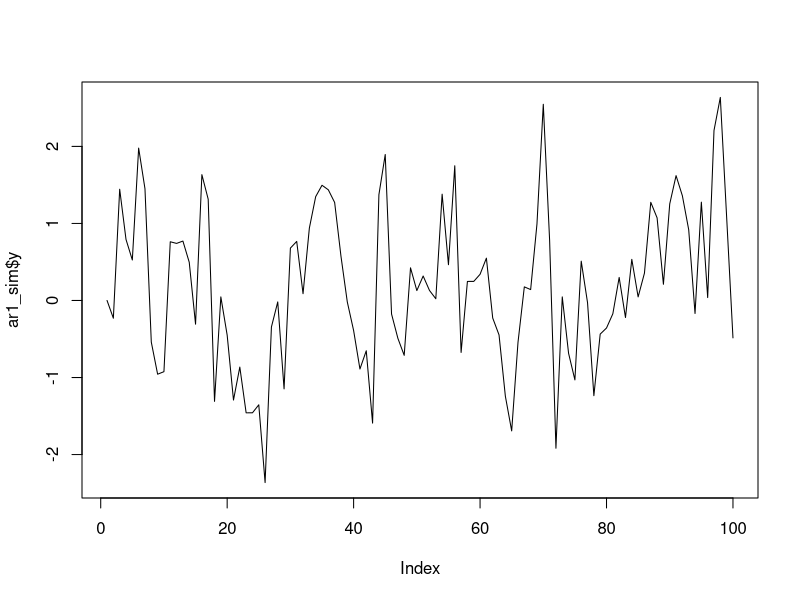
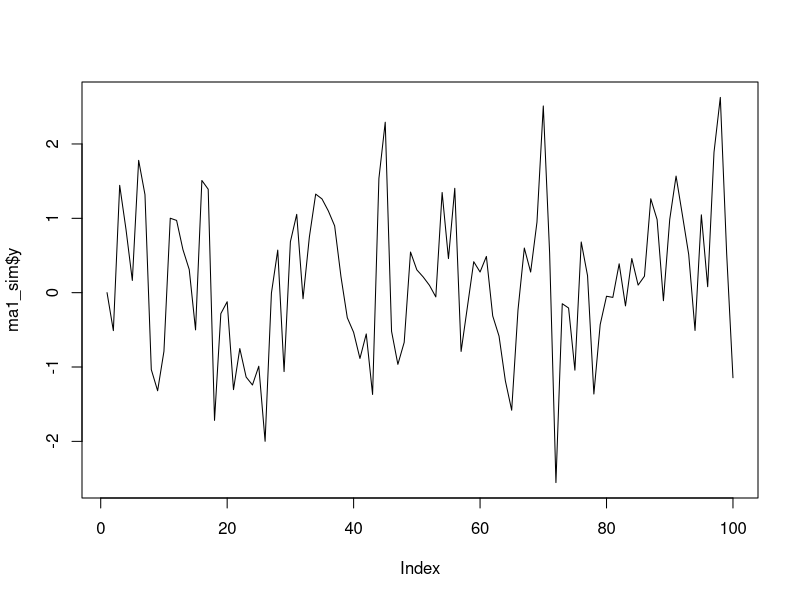
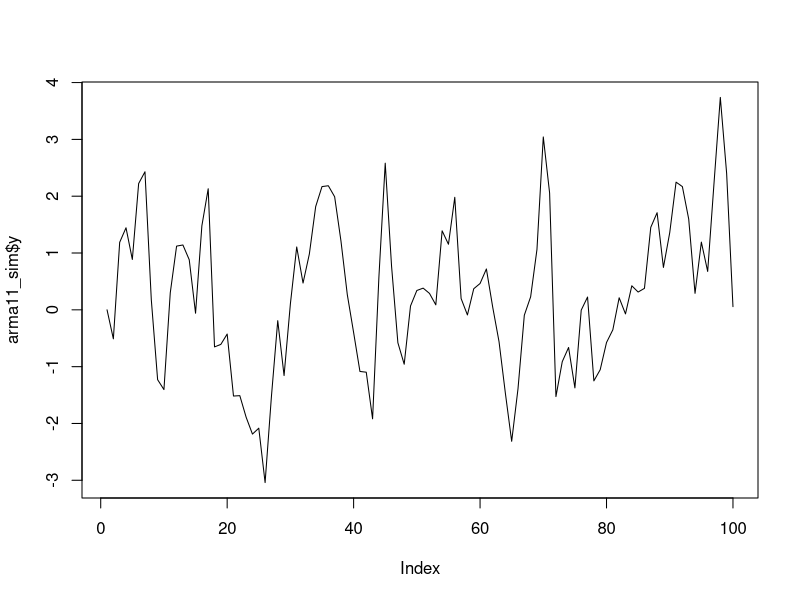

These figures' R source, in order:

# pacotes utilzados
library(tidyverse)

# simular dados de um modelo de regressão linear múltipla
# com 3 variáveis explicativas
set.seed(123)
n <- 100
x1 <- rnorm(n)
x2 <- rnorm(n)
x3 <- rnorm(n)
y <- 1 + 2 * x1 + 3 * x2 + 4 * x3 + rnorm(n)
dados_sim <- tibble(y, x1, x2, x3)

# simular um processo AR(1)
set.seed(123)
n <- 100
phi <- 0.5
e <- rnorm(n)
y <- rep(0, n)
for (i in 2:n) {
  y[i] <- phi * y[i - 1] + e[i]
}
ar1_sim <- tibble(y)
plot(ar1_sim$y, type = "l")

# simular um processo MA(1)
set.seed(123)
n <- 100
theta <- 0.5
e <- rnorm(n)
y <- rep(0, n)
for (i in 2:n) {
  y[i] <- e[i] + theta * e[i - 1]
}
ma1_sim <- tibble(y)
plot(ma1_sim$y, type = "l")


# simular um processo ARMA(1,1)
set.seed(123)
n <- 100
phi <- 0.5
theta <- 0.5
e <- rnorm(n)
y <- rep(0, n)
for (i in 2:n) {
  y[i] <- phi * y[i - 1] + e[i] + theta * e[i - 1]
}
arma11_sim <- tibble(y)
plot(arma11_sim$y, type = "l")